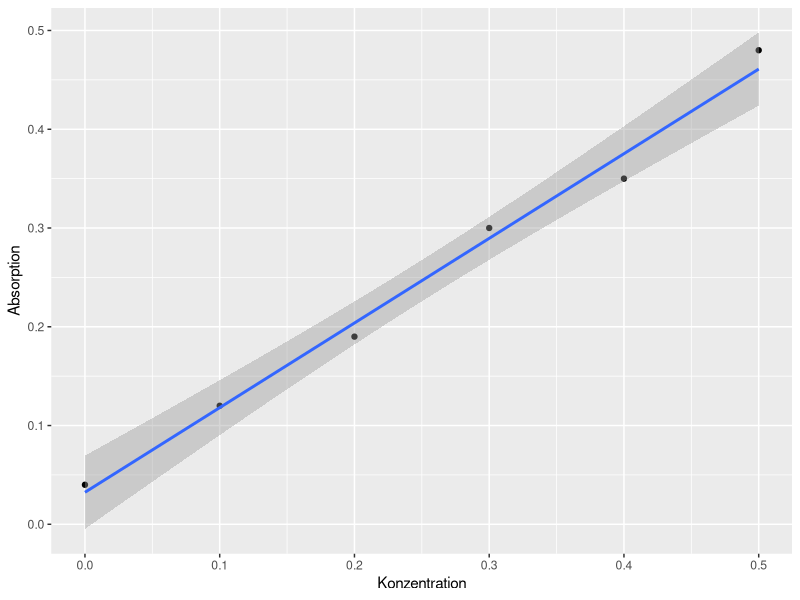
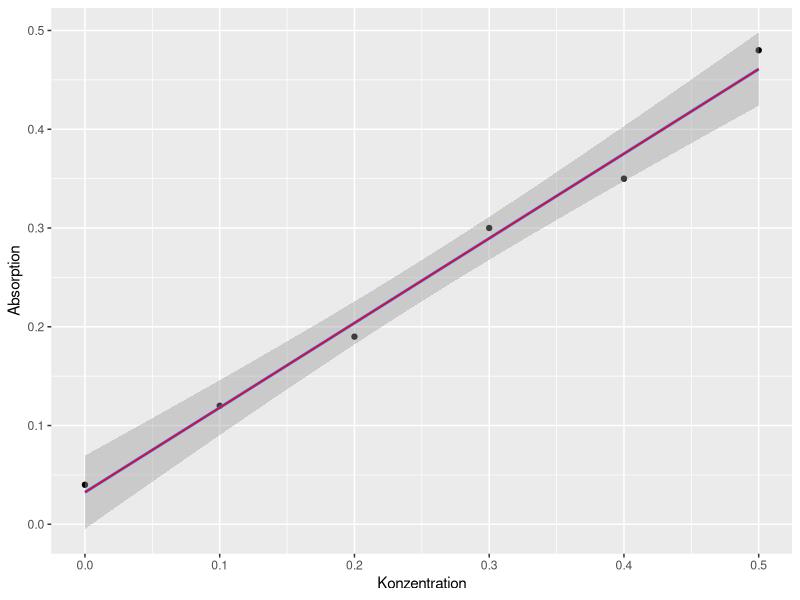
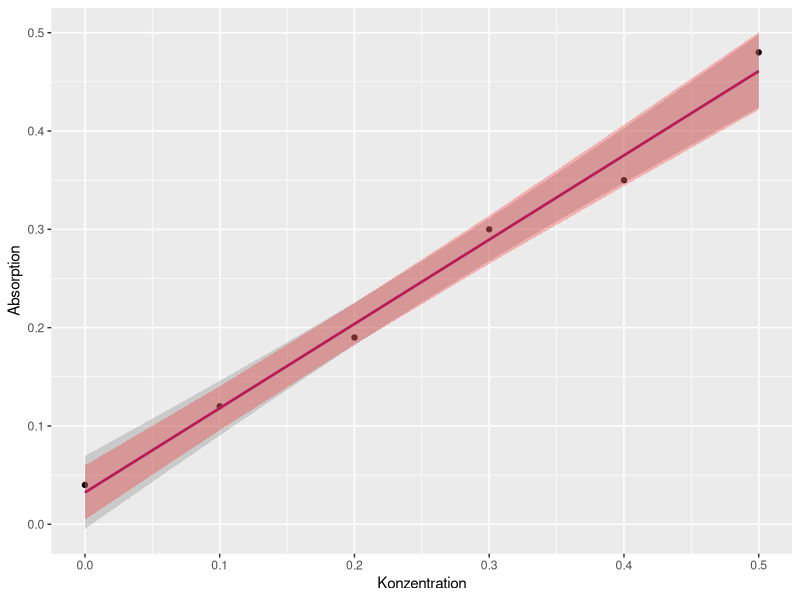
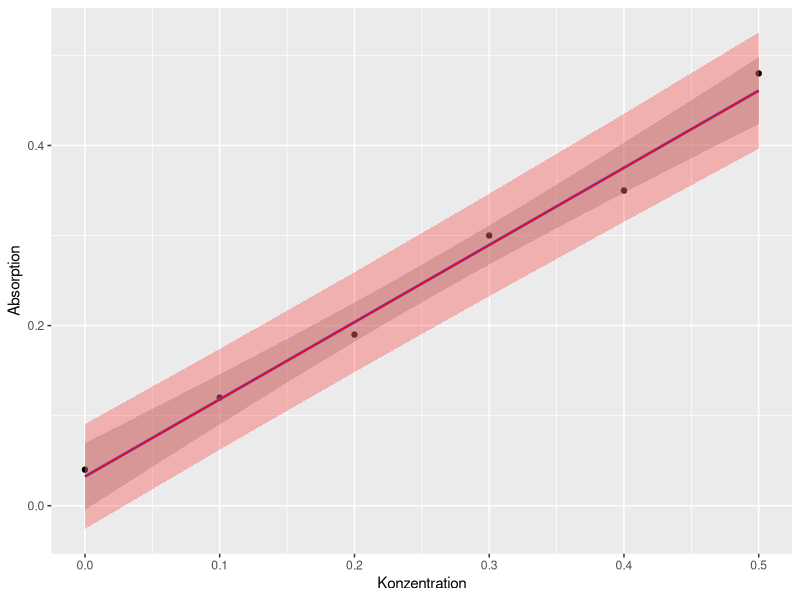

Write the R code that produced these figures, in order.

library(ggplot2)

## Zum Beispiel eine Kalibriergerade
## Messungen per UV-Absorption (y)
## gegen die Konzentration (x)
data_for_lin_reg <- data.frame(Absorption=c(0.04, 0.12, 0.19, 0.30, 0.35, 0.48),
                               Konzentration=c(0, 0.1, 0.2, 0.3, 0.4, 0.5))


print(data_for_lin_reg)


ggplot(data = data_for_lin_reg, aes(x=Konzentration, y=Absorption)) + geom_point() +
  geom_smooth(method = "lm") # Fügt regressionsgerade hinzu

## Unser Modell besteht hier aus der Annahme, dass die Absorption proportional mit der Konzentraiton
## zunimmt. Das Modell besteht also aus der Steigung und die durch Eigenabsorption
## des Lösungsmittels verursachten y-Achsenabschnitt. 
## Die einzige unabhängige Variable hier ist die Konzentration, die 
## Modellparameter m (Steigung) und b (Achsenabschnitt) werden im Vektor 'par' 
## zusammengefasst

## => f(Konzentration|par) = m * Konzentration + b

## Das mathematische Modell wird in R mit Hilfe einer 'function' definiert

model <- function(Konzentration, par) {
  
  m <- par[1]
  b <- par[2]
  
  return(m*Konzentration+b) ## Vorhersage der Absorption anhand der Konzentration
  
}

## Wie finden wir die Modellparameter für die 'beste' Geradengleichung heraus?
## => Optimieren der Objektiven Funktion
## Die Objektive Funktion stellt ein Maß dafür dar, wie 'gut' die gemessenen Daten zu einem
## parameterset par (THETA) passen

obj_func <- function(Daten, par) {
  
  Absorption <- Daten$Absorption         ## y1,...,i
  Konzentration <- Daten$Konzentration   ## x1,...,i
  
  ob_func_value <- sum( (Absorption-model(Konzentration,par))^2 ) # Quadrierte Abweichung von gemessener Absorption 
                                                                  # soll minimiert werden
                                                                  # damit negative differenzen auch 'bestraft' werden
                                                                  # => Quadrieren
  return(ob_func_value)
}     


## Jetzt rufen wir R auf um die obj_func zu minimieren
## => Finde den Satz von parametern 'par', der die Quadrierte Abweichung von Gemessenem zu Berechnetem Wert 
## minimiert => Maximum-Likelihood-Schätzer für 'par'

fit <- optim(par = c(m=1,b=0),
             fn = obj_func,
             Daten=data_for_lin_reg)

par_hat <- fit$par


print(par_hat)

## mit diesen Parametern können wir nun die Regressionsgerade erstellen


data_with_lin_reg <- data_for_lin_reg

## Neue Spalte anfügen

data_with_lin_reg$berechnete_Absorption <- model(data_with_lin_reg$Konzentration, par_hat)


print(data_with_lin_reg)

ggplot(data = data_with_lin_reg, aes(x=Konzentration, y=Absorption)) + geom_point() +
  geom_smooth(method = "lm") + # Fügt automatische Regressionsgerade hinzu
  geom_line(aes(x=Konzentration, y=berechnete_Absorption), colour="red") 

## liegt genau auf der von R erstellten Regressionsgeraden!

## Wie genau bekommen wir allerdings die Konfidenzintervalle?
## Man benötigt die Standardfehler der geschätzten parameter 'par_hat'



## Dazu lassen wir uns praktischerweise die hessian Matrix gleich mitberechnen


fit_with_hessian <- optim(par = c(m=1,b=0),
                    fn = obj_func,
                    Daten=data_for_lin_reg,
                    hessian = TRUE) ## Berechne diese Matrix

print(fit_with_hessian$hessian)


## Wir benötigen außerdem die residuelle Varianz


## Berechnung der residuellen Varianz mittels Maximum likelihood (Zur Minimierung wurde OLS verwendet)
sig2 <- fit$value/(nrow(data_for_lin_reg)-2) ## Abzug von zwei (Modellparametern) ## von den Freiheitsgeraden

print(sig2)

var_cov_mat <- solve(fit_with_hessian$hessian/(2*sig2))

RSE <- sqrt(diag(var_cov_mat))/par_hat*100

RSE

SE <- sqrt(diag(var_cov_mat))

SE

CI_95_oberes <- par_hat + 1.96*sqrt(diag(var_cov_mat))
CI_95_unteres <- par_hat - 1.96*sqrt(diag(var_cov_mat))



print(paste("Ermittelte Steigung:", 
            round(par_hat[1], 5), 
            "(95% KI:", 
            round(CI_95_unteres[1], 5),
            "-", 
            round(CI_95_oberes[1], 5),
            "), SE:", 
            round(SE[1], 5)
            
            )
      )

print(paste("Ermittelter Achsenabschnitt:", 
            round(par_hat[2], 5), 
            "(95% KI:", 
            round(CI_95_unteres[2], 5),
            "-", 
            round(CI_95_oberes[2], 5),
            "), SE:", 
            round(SE[2], 5)
            
            )
      )

print(paste("Residueller Standardfehler:", round(sqrt(sig2),5) ))


## Vergleiche mit der bereits in R hinterlegten Methode zur
## linearen Regression

automatic_fit <- lm(data = data_for_lin_reg, formula = Absorption~Konzentration)

summary(automatic_fit)


## Hier die Konfidenzintervalle für die Grundgesamtheit

data_with_lin_reg_with_CI <- data_with_lin_reg

se_a <- function(x, x_2, mean, n, sig2) {
  
  return(sqrt(sig2*(1/n+(x-mean)^2/(x_2) )))
  
}



data_with_lin_reg_with_CI$CI_Absorption_low <- data_with_lin_reg_with_CI$berechnete_Absorption+se_a(data_with_lin_reg_with_CI$Konzentration, 
                                                                                                      mean(data_with_lin_reg_with_CI$Konzentration), 
                                                                                                      sum((data_with_lin_reg_with_CI$Konzentration-mean(data_with_lin_reg_with_CI$Konzentration))^2),
                                                                                                      nrow(data_with_lin_reg_with_CI), sig2) * qt(0.975, df=4)
data_with_lin_reg_with_CI$CI_Absorption_high <- data_with_lin_reg_with_CI$berechnete_Absorption- se_a(data_with_lin_reg_with_CI$Konzentration, 
                                                                                                       mean(data_with_lin_reg_with_CI$Konzentration), 
                                                                                                       sum((data_with_lin_reg_with_CI$Konzentration-mean(data_with_lin_reg_with_CI$Konzentration))^2),
                                                                                                       nrow(data_with_lin_reg_with_CI), sig2)* qt(0.975, df=4)


print(data_with_lin_reg_with_CI)

## Darstellung
ggplot(data = data_with_lin_reg_with_CI, aes(x=Konzentration, y=Absorption)) + geom_point() +
  geom_smooth(method = "lm") + # Fügt automatische Regressionsgerade hinzu
  geom_line(aes(x=Konzentration, y=berechnete_Absorption), colour="red") +
  geom_ribbon(aes(x=Konzentration, ymin=CI_Absorption_low, ymax=CI_Absorption_high), fill="red", alpha=0.25)



### Konfidenzintervall für zukünftige Beobachtungen


se_b <- function(x, x_2, mean, n, sig2) {
  
  return(sqrt(sig2*(1+1/n+(x-mean)^2/(x_2) )))
  
}



data_with_lin_reg_with_CI$CI_Absorption_low <- data_with_lin_reg_with_CI$berechnete_Absorption+se_b(data_with_lin_reg_with_CI$Konzentration, 
                                                                                                     mean(data_with_lin_reg_with_CI$Konzentration), 
                                                                                                     sum((data_with_lin_reg_with_CI$Konzentration-mean(data_with_lin_reg_with_CI$Konzentration))^2),
                                                                                                     nrow(data_with_lin_reg_with_CI), sig2) * qt(0.975, df=4)
data_with_lin_reg_with_CI$CI_Absorption_high <- data_with_lin_reg_with_CI$berechnete_Absorption- se_b(data_with_lin_reg_with_CI$Konzentration, 
                                                                                                       mean(data_with_lin_reg_with_CI$Konzentration), 
                                                                                                       sum((data_with_lin_reg_with_CI$Konzentration-mean(data_with_lin_reg_with_CI$Konzentration))^2),
                                                                                                       nrow(data_with_lin_reg_with_CI), sig2)* qt(0.975, df=4)


print(data_with_lin_reg_with_CI)

## Darstellung
ggplot(data = data_with_lin_reg_with_CI, aes(x=Konzentration, y=Absorption)) + geom_point() +
  geom_smooth(method = "lm") + # Fügt automatische Regressionsgerade hinzu
  geom_line(aes(x=Konzentration, y=berechnete_Absorption), colour="red") +
  geom_ribbon(aes(x=Konzentration, ymin=CI_Absorption_low, ymax=CI_Absorption_high), fill="red", alpha=0.25)



      